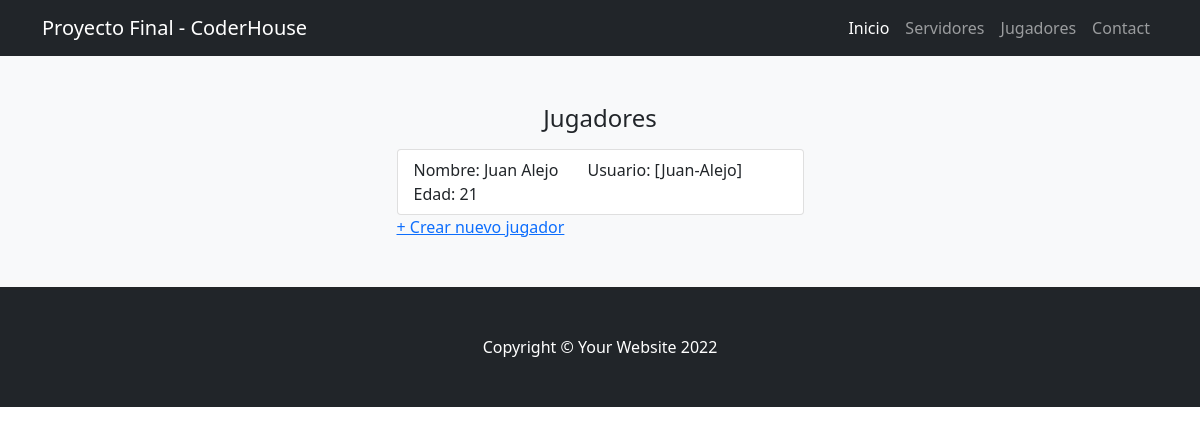
The app's page /app/jugadores/, older data.
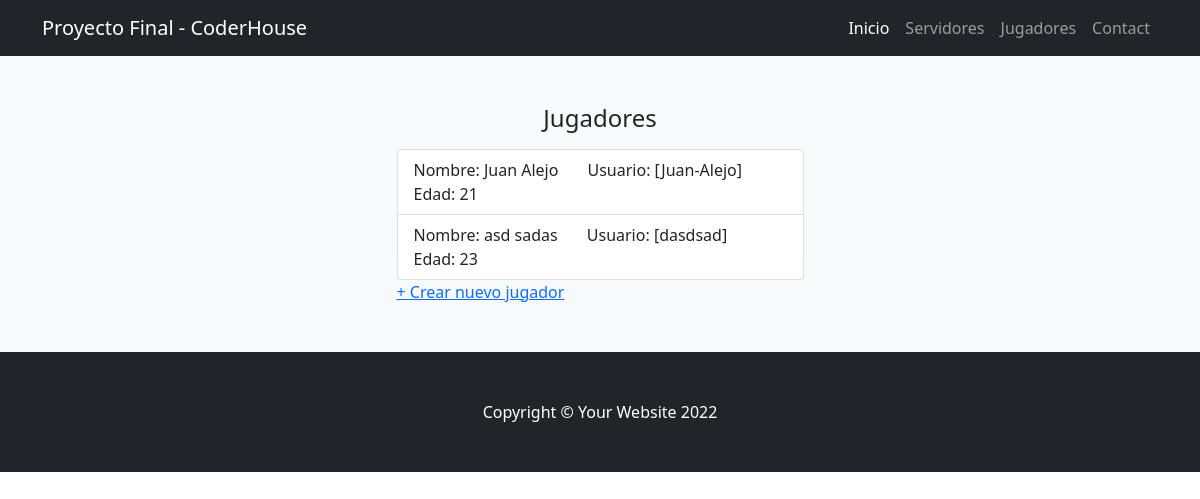
The same page, newer data.
### ProyectoFinalApp/models.py (models this page shows)
class Jugador(models.Model):
    nombre = models.CharField(max_length = 20)
    apellido = models.CharField(max_length = 20)
    edad = models.IntegerField()
    usuario = models.CharField(max_length = 25)
    class Meta:
        verbose_name_plural = "Jugadores"

### ProyectoFinalApp/views.py (the view)
# urls.py: path('jugadores/', jugadores, name= "jugadores"),
def jugadores(request):
    jugadores = Jugador.objects.all()
    return render(request,"ProyectoFinalApp/jugadores.html",{"jugadores":jugadores})

### ProyectoFinalApp/templates/ProyectoFinalApp/jugadores.html (shortened to what this page needs)
{% extends 'ProyectoFinalApp/base.html' %}
{% load static %}
{% block contenidoPagina %}
<section class="bg-light py-5">
    <div class="container px-5">
        <div class="row gx-5 justify-content-center">
            <div class="col-lg-5">
                <h4><p style="text-align:center">Jugadores</p></h4>
                <ul class="list-group">
                    {% for jugador in jugadores %}
                        <li class="list-group-item d-flex justify-content-between align-items-start">
                            Nombre: {{jugador.nombre}} {{jugador.apellido}}
                            &nbsp &nbsp &nbsp
                            Usuario: [{{jugador.usuario}}]
                            &nbsp &nbsp &nbsp
                            Edad: {{jugador.edad}}
                        </li>
                    {% endfor %}
                </ul>
                <a href="{% url 'crearJugador' %}">+ Crear nuevo jugador</a>
            </div>
        </div>
    </div>
</section>
{% endblock %}

Row changes from the older to the newer data that the page shows:
added Jugador: nombre "asd", apellido "sadas", usuario "dasdsad", edad "23"
